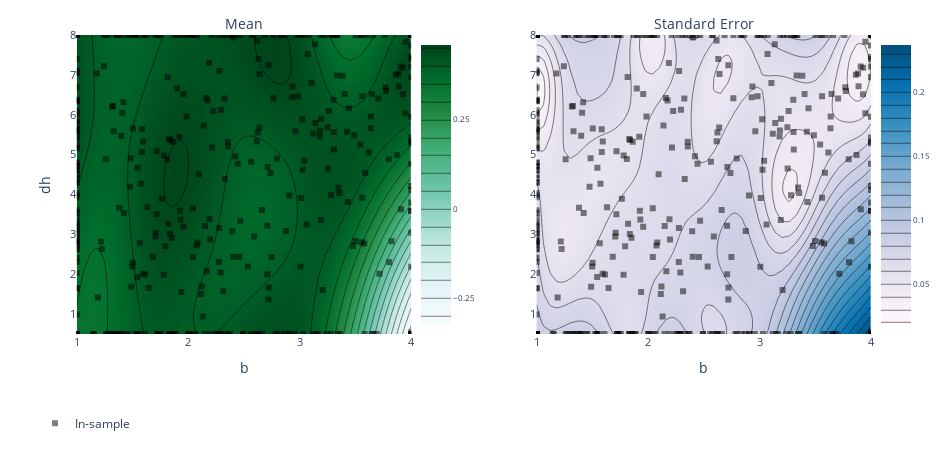

Notebook source saved alongside this figure:
### Code cell
render(ax_client.get_contour_plot(param_x="b", param_y="dh"))

### Figure 1 — Plotly figure (JSON) as saved in the notebook; plotly's stock layout.template omitted (floating-point values rounded to 4 significant figures; data arrays with more than 128 entries replaced by an {"elided": "..."} marker saying what was removed)
{"data": [{"autocolorscale": false, "autocontour": true, "colorbar": {"tickfont": {"size": 8}, "ticksuffix": "", "x": 0.45, "y": 0.5}, "colorscale": [[0, "rgb(247,252,253)"], [0.125, "rgb(229,245,249)"], [0.25, "rgb(204,236,230)"], [0.375, "rgb(153,216,201)"], [0.5, "rgb(102,194,164)"], [0.625, "rgb(65,174,118)"], [0.75, "rgb(35,139,69)"], [0.875, "rgb(0,109,44)"], [1, "rgb(0,68,27)"]], "contours": {"coloring": "heatmap"}, "hoverinfo": "x+y+z", "ncontours": 25, "type": "contour", "x": [1, 1.061, 1.122, 1.184, 1.245, 1.306, 1.367, 1.429, 1.49, 1.551, 1.612, 1.673, 1.735, 1.796, 1.857, 1.918, 1.98, 2.041, 2.102, 2.163, 2.224, 2.286, 2.347, 2.408, 2.469, 2.531, 2.592, 2.653, 2.714, 2.776, 2.837, 2.898, 2.959, 3.02, 3.082, 3.143, 3.204, 3.265, 3.327, 3.388, 3.449, 3.51, 3.571, 3.633, 3.694, 3.755, 3.816, 3.878, 3.939, 4], "xaxis": "x", "y": [0.5, 0.6531, 0.8061, 0.9592, 1.112, 1.265, 1.418, 1.571, 1.724, 1.878, 2.031, 2.184, 2.337, 2.49, 2.643, 2.796, 2.949, 3.102, 3.255, 3.408, 3.561, 3.714, 3.867, 4.02, 4.173, 4.327, 4.48, 4.633, 4.786, 4.939, 5.092, 5.245, 5.398, 5.551, 5.704, 5.857, 6.01, 6.163, 6.316, 6.469, 6.622, 6.776, 6.929, 7.082, 7.235, 7.388, 7.541, 7.694, 7.847, 8], "yaxis": "y", "z": {"elided": "50x50 float values"}, "zauto": true, "zmax": 0.4592, "zmin": -0.4592}, {"autocolorscale": false, "autocontour": true, "colorbar": {"tickfont": {"size": 8}, "ticksuffix": "", "x": 1, "y": 0.5}, "colorscale": [[0, "rgb(255,247,251)"], [0.1429, "rgb(236,231,242)"], [0.2857, "rgb(208,209,230)"], [0.4286, "rgb(166,189,219)"], [0.5714, "rgb(116,169,207)"], [0.7143, "rgb(54,144,192)"], [0.8571, "rgb(5,112,176)"], [1, "rgb(3,78,123)"]], "contours": {"coloring": "heatmap"}, "hoverinfo": "x+y+z", "ncontours": 25, "type": "contour", "x": [1, 1.061, 1.122, 1.184, 1.245, 1.306, 1.367, 1.429, 1.49, 1.551, 1.612, 1.673, 1.735, 1.796, 1.857, 1.918, 1.98, 2.041, 2.102, 2.163, 2.224, 2.286, 2.347, 2.408, 2.469, 2.531, 2.592, 2.653, 2.714, 2.776, 2.837, 2.898, 2.959, 3.02, 3.082, 3.143, 3.204, 3.265, 3.327, 3.388, 3.449, 3.51, 3.571, 3.633, 3.694, 3.755, 3.816, 3.878, 3.939, 4], "xaxis": "x2", "y": [0.5, 0.6531, 0.8061, 0.9592, 1.112, 1.265, 1.418, 1.571, 1.724, 1.878, 2.031, 2.184, 2.337, 2.49, 2.643, 2.796, 2.949, 3.102, 3.255, 3.408, 3.561, 3.714, 3.867, 4.02, 4.173, 4.327, 4.48, 4.633, 4.786, 4.939, 5.092, 5.245, 5.398, 5.551, 5.704, 5.857, 6.01, 6.163, 6.316, 6.469, 6.622, 6.776, 6.929, 7.082, 7.235, 7.388, 7.541, 7.694, 7.847, 8], "yaxis": "y2", "z": {"elided": "50x50 float values"}}, {"hoverinfo": "text", "legendgroup": "In-sample", "marker": {"color": "black", "opacity": 0.5, "symbol": 1}, "mode": "markers", "name": "In-sample", "text": {"elided": "449 str values"}, "type": "scatter", "x": {"elided": "449 float values"}, "xaxis": "x", "y": {"elided": "449 float values"}, "yaxis": "y"}, {"hoverinfo": "text", "legendgroup": "In-sample", "marker": {"color": "black", "opacity": 0.5, "symbol": 1}, "mode": "markers", "name": "In-sample", "showlegend": false, "text": {"elided": "449 str values"}, "type": "scatter", "x": {"elided": "449 float values"}, "xaxis": "x2", "y": {"elided": "449 float values"}, "yaxis": "y2"}], "layout": {"annotations": [{"font": {"size": 14}, "showarrow": false, "text": "Mean", "x": 0.25, "xanchor": "center", "xref": "paper", "y": 1, "yanchor": "bottom", "yref": "paper"}, {"font": {"size": 14}, "showarrow": false, "text": "Standard Error", "x": 0.8, "xanchor": "center", "xref": "paper", "y": 1, "yanchor": "bottom", "yref": "paper"}], "autosize": false, "height": 450, "hovermode": "closest", "legend": {"orientation": "h", "x": 0, "y": -0.25}, "margin": {"b": 100, "l": 35, "pad": 0, "r": 35, "t": 35}, "width": 950, "xaxis": {"anchor": "y", "autorange": false, "domain": [0.05, 0.45], "exponentformat": "e", "range": [1, 4], "tickfont": {"size": 11}, "tickmode": "auto", "title": {"text": "b"}, "type": "linear"}, "xaxis2": {"anchor": "y2", "autorange": false, "domain": [0.6, 1], "exponentformat": "e", "range": [1, 4], "tickfont": {"size": 11}, "tickmode": "auto", "title": {"text": "b"}, "type": "linear"}, "yaxis": {"anchor": "x", "autorange": false, "domain": [0, 1], "exponentformat": "e", "range": [0.5, 8], "tickfont": {"size": 11}, "tickmode": "auto", "title": {"text": "dh"}, "type": "linear"}, "yaxis2": {"anchor": "x2", "autorange": false, "domain": [0, 1], "exponentformat": "e", "range": [0.5, 8], "tickfont": {"size": 11}, "tickmode": "auto", "type": "linear"}}}
